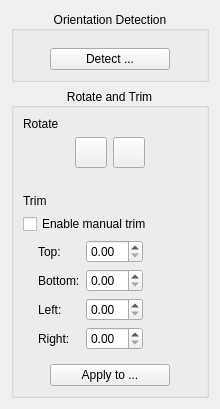
<?xml version="1.0" encoding="UTF-8"?>
<ui version="4.0">
 <class>fix_orientation::OptionsWidget</class>
 <widget class="QWidget" name="fix_orientation::OptionsWidget">
   <property name="geometry">
   <rect>
    <x>0</x>
    <y>0</y>
    <width>220</width>
    <height>340</height>
   </rect>
  </property>
  <property name="windowTitle">
   <string notr="true">Form</string>
  </property>
  <layout class="QVBoxLayout">
   <item>
    <widget class="CollapsibleGroupBox" name="orientationDetectionPanel">
     <property name="title">
      <string>Orientation Detection</string>
     </property>
     <property name="alignment">
      <set>Qt::AlignCenter</set>
     </property>
     <layout class="QVBoxLayout">
      <item>
       <layout class="QHBoxLayout" name="orientationDetectionBtnLayout">
        <property name="topMargin">
         <number>8</number>
        </property>
        <item>
         <spacer name="orientationDetectionBtnSpacerLeft">
          <property name="orientation">
           <enum>Qt::Horizontal</enum>
          </property>
          <property name="sizeHint" stdset="0">
           <size>
            <width>1</width>
            <height>1</height>
           </size>
          </property>
         </spacer>
        </item>
        <item>
         <widget class="QPushButton" name="orientationDetectionBtn">
          <property name="minimumSize">
           <size>
            <width>120</width>
            <height>0</height>
           </size>
          </property>
          <property name="toolTip">
           <string>Detects the orientation of the chosen pages from their text. Pages whose orientation is certain are rotated; the others are left unchanged.</string>
          </property>
          <property name="text">
           <string>Detect ...</string>
          </property>
         </widget>
        </item>
        <item>
         <spacer name="orientationDetectionBtnSpacerRight">
          <property name="orientation">
           <enum>Qt::Horizontal</enum>
          </property>
          <property name="sizeHint" stdset="0">
           <size>
            <width>1</width>
            <height>1</height>
           </size>
          </property>
         </spacer>
        </item>
       </layout>
      </item>
     </layout>
    </widget>
   </item>
   <item>
    <widget class="CollapsibleGroupBox" name="rotateGroupBox">
     <property name="title">
      <string>Rotate and Trim</string>
     </property>
     <property name="alignment">
      <set>Qt::AlignCenter</set>
     </property>
     <layout class="QVBoxLayout">
      <item>
       <widget class="SectionHeading" name="rotateHeading">
        <property name="text">
         <string>Rotate</string>
        </property>
        <property name="first">
         <bool>true</bool>
        </property>
       </widget>
      </item>
      <item>
       <layout class="QHBoxLayout">
        <item>
         <spacer>
          <property name="orientation">
           <enum>Qt::Horizontal</enum>
          </property>
          <property name="sizeHint" stdset="0">
           <size>
            <width>1</width>
            <height>1</height>
           </size>
          </property>
         </spacer>
        </item>
        <item>
         <widget class="QToolButton" name="rotateLeftBtn">
          <property name="toolTip">
           <string>Rotate the page a quarter turn counterclockwise.</string>
          </property>
          <property name="accessibleName">
           <string>Rotate left</string>
          </property>
          <property name="icon">
           <iconset resource="../../../../resources/resources.qrc">
            <normaloff>:/icons/object-rotate-left.svg</normaloff>:/icons/object-rotate-left.svg</iconset>
          </property>
          <property name="iconSize">
           <size>
            <width>24</width>
            <height>24</height>
           </size>
          </property>
         </widget>
        </item>
        <item>
         <widget class="QToolButton" name="rotateRightBtn">
          <property name="toolTip">
           <string>Rotate the page a quarter turn clockwise.</string>
          </property>
          <property name="accessibleName">
           <string>Rotate right</string>
          </property>
          <property name="icon">
           <iconset resource="../../../../resources/resources.qrc">
            <normaloff>:/icons/object-rotate-right.svg</normaloff>:/icons/object-rotate-right.svg</iconset>
          </property>
          <property name="iconSize">
           <size>
            <width>24</width>
            <height>24</height>
           </size>
          </property>
         </widget>
        </item>
        <item>
         <spacer>
          <property name="orientation">
           <enum>Qt::Horizontal</enum>
          </property>
          <property name="sizeHint" stdset="0">
           <size>
            <width>1</width>
            <height>1</height>
           </size>
          </property>
         </spacer>
        </item>
       </layout>
      </item>
      <item>
       <layout class="QHBoxLayout">
        <item>
         <spacer>
          <property name="orientation">
           <enum>Qt::Horizontal</enum>
          </property>
          <property name="sizeHint" stdset="0">
           <size>
            <width>1</width>
            <height>1</height>
           </size>
          </property>
         </spacer>
        </item>
        <item>
         <widget class="QLabel" name="rotationIndicator">
          <property name="toolTip">
           <string>Shows where the top edge of the original image points after the rotation.</string>
          </property>
          <property name="text">
           <string/>
          </property>
          <property name="pixmap">
           <pixmap resource="../../../../resources/resources.qrc">:/icons/big-up-arrow.svg</pixmap>
          </property>
         </widget>
        </item>
        <item>
         <spacer>
          <property name="orientation">
           <enum>Qt::Horizontal</enum>
          </property>
          <property name="sizeHint" stdset="0">
           <size>
            <width>1</width>
            <height>1</height>
           </size>
          </property>
         </spacer>
        </item>
       </layout>
      </item>
      <item>
       <widget class="SectionHeading" name="trimHeading">
        <property name="text">
         <string>Trim</string>
        </property>
       </widget>
      </item>
      <item>
       <widget class="QCheckBox" name="trimEnabledCheck">
        <property name="text">
         <string>Enable manual trim</string>
        </property>
       </widget>
      </item>
      <item>
       <widget class="QWidget" name="trimFieldsWidget">
        <layout class="QGridLayout" name="trimGridLayout">
         <property name="leftMargin">
          <number>15</number>
         </property>
         <property name="topMargin">
          <number>0</number>
         </property>
         <property name="rightMargin">
          <number>0</number>
         </property>
         <property name="bottomMargin">
          <number>0</number>
         </property>
          <item row="0" column="0">
           <widget class="QLabel" name="trimTopLabel">
            <property name="buddy">
             <cstring>trimTopSpin</cstring>
            </property>
            <property name="text">
             <string>Top:</string>
            </property>
           </widget>
          </item>
          <item row="0" column="1">
           <widget class="QDoubleSpinBox" name="trimTopSpin">
            <property name="keyboardTracking">
             <bool>false</bool>
            </property>
           </widget>
          </item>
          <item row="1" column="0">
           <widget class="QLabel" name="trimBottomLabel">
            <property name="buddy">
             <cstring>trimBottomSpin</cstring>
            </property>
            <property name="text">
             <string>Bottom:</string>
            </property>
           </widget>
          </item>
          <item row="1" column="1">
           <widget class="QDoubleSpinBox" name="trimBottomSpin">
            <property name="keyboardTracking">
             <bool>false</bool>
            </property>
           </widget>
          </item>
          <item row="2" column="0">
           <widget class="QLabel" name="trimLeftLabel">
            <property name="buddy">
             <cstring>trimLeftSpin</cstring>
            </property>
            <property name="text">
             <string>Left:</string>
            </property>
           </widget>
          </item>
          <item row="2" column="1">
           <widget class="QDoubleSpinBox" name="trimLeftSpin">
            <property name="keyboardTracking">
             <bool>false</bool>
            </property>
           </widget>
          </item>
          <item row="3" column="0">
           <widget class="QLabel" name="trimRightLabel">
            <property name="buddy">
             <cstring>trimRightSpin</cstring>
            </property>
            <property name="text">
             <string>Right:</string>
            </property>
           </widget>
          </item>
          <item row="3" column="1">
           <widget class="QDoubleSpinBox" name="trimRightSpin">
            <property name="keyboardTracking">
             <bool>false</bool>
            </property>
           </widget>
          </item>
          <item row="0" column="2" rowspan="4">
           <spacer name="trimFieldsSpacer">
            <property name="orientation">
             <enum>Qt::Horizontal</enum>
            </property>
            <property name="sizeHint" stdset="0">
             <size>
              <width>1</width>
              <height>1</height>
             </size>
            </property>
           </spacer>
          </item>
         </layout>
        </widget>
       </item>
      <item>
       <layout class="QHBoxLayout">
        <property name="topMargin">
         <number>8</number>
        </property>
        <item>
         <spacer>
          <property name="orientation">
           <enum>Qt::Horizontal</enum>
          </property>
          <property name="sizeHint" stdset="0">
           <size>
            <width>1</width>
            <height>1</height>
           </size>
          </property>
         </spacer>
        </item>
        <item>
         <widget class="QPushButton" name="applyToBtn">
          <property name="minimumSize">
           <size>
            <width>120</width>
            <height>0</height>
           </size>
          </property>
          <property name="toolTip">
           <string>Applies the rotation and the trim of this page to other pages.</string>
          </property>
          <property name="text">
           <string>Apply to ...</string>
          </property>
         </widget>
        </item>
        <item>
         <spacer>
          <property name="orientation">
           <enum>Qt::Horizontal</enum>
          </property>
          <property name="sizeHint" stdset="0">
           <size>
            <width>1</width>
            <height>1</height>
           </size>
          </property>
         </spacer>
        </item>
       </layout>
      </item>
     </layout>
    </widget>
   </item>
   <item>
    <spacer>
     <property name="orientation">
      <enum>Qt::Vertical</enum>
     </property>
     <property name="sizeHint" stdset="0">
      <size>
       <width>1</width>
       <height>1</height>
      </size>
     </property>
    </spacer>
   </item>
  </layout>
 </widget>
 <customwidgets>
  <customwidget>
   <class>CollapsibleGroupBox</class>
   <extends>QGroupBox</extends>
   <header location="global">CollapsibleGroupBox.h</header>
   <container>1</container>
  </customwidget>
  <customwidget>
   <class>SectionHeading</class>
   <extends>QLabel</extends>
   <header location="global">SectionHeading.h</header>
  </customwidget>
 </customwidgets>
 <resources>
  <include location="../../../../resources/resources.qrc"/>
 </resources>
 <connections/>
</ui>
